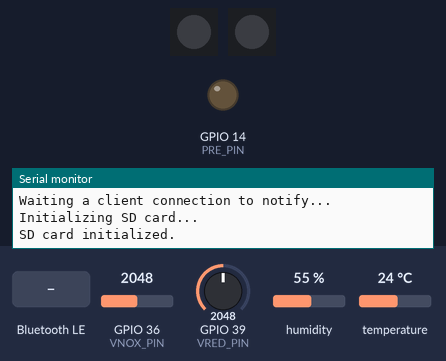
This sketch was run on a simulated ESP32. Parts: 2 × 1 RGB LEDs in strip order, left to right, output pins drawn as LEDs (lit = HIGH), the last lines printed to the serial monitor. The test bench sets the inputs (shaded band); at power-on: GPIO 36 (VNOX_PIN) = 2048, GPIO 39 (VRED_PIN) = 2048, humidity 55 %, temperature 24 °C. Dim RGB values are drawn brighter than linear; storage starts empty; nothing arrives over Bluetooth unless stated; a phone connects over Bluetooth LE 3 s after start.

Above: at 0.9 s.
1.0 s: Bluetooth LE write "3" received
2.5 s: Bluetooth LE write "3" received
At 11.0 s:
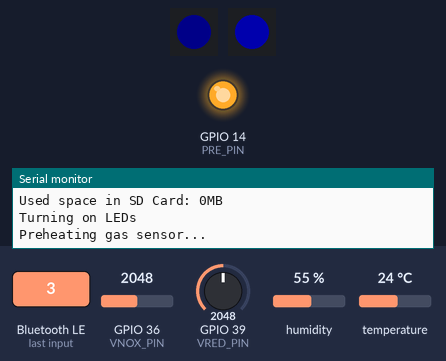
At 50.7 s:
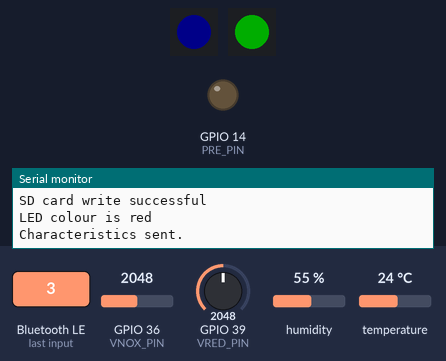
Timing chart, 0 to 51.5 s (numbered marks = the images above; inputs shaded):
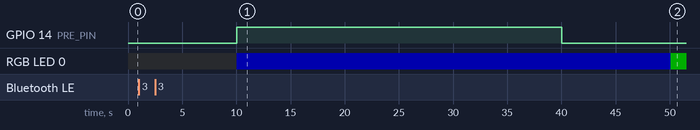

The sketch:

full_code-v4.1.ino
```cpp
#include <BLEDevice.h>
#include <BLEServer.h>
#include <BLEUtils.h>
#include <BLE2902.h>
#include "DHT.h"
#include "SD.h"
#include "SPI.h"
#include "Adafruit_NeoPixel.h"
#include <WiFi.h>  //added to get MAC Address
#include <esp_wifi.h>

String prometeoID;

// Bluetooth Low Energy configuration
BLEServer *pServer = NULL;
BLECharacteristic *pCharacteristic = NULL;
BLECharacteristic *pDateTime = NULL;
BLECharacteristic *pStatusCloud = NULL;
bool deviceConnected = false;
bool oldDeviceConnected = false;
bool sent_to_client = false; // flag to know if we sent the data to the mobile or not
// See the following for generating UUIDs:https://www.uuidgenerator.net/
#define PROMETEO_SERVICE_UUID "2c32fd5f-5082-437e-8501-959d23d3d2fb" // BLE: UUID of the Prometeo Service
#define SENSORS_CHARACTERISTIC_UUID "dcaaccb4-c1d1-4bc4-b406-8f6f45df0208" // BLE: UUID for sensors characteristic(all sensors readings in only one characteristic)
#define DATE_TIME_CHARACTERISTIC_UUID "e39c34e9-d574-47fc-a66e-425cec812aab" // BLE: UUID for the Date and Time characteristic, we are going to get this value from the mobile
#define STATUS_CLOUD_CHARACTERISTIC_UUID "125ad2af-97cd-4f7a-b1e2-5109561f740d" // BLE: UUID for the Status Cloud Color characteristic, we are going to get this value from the mobile

// Global Variables definition
// Variables to put the readings from the sensors
uint32_t preHeatSeconds = 30; //30 second preheat advised
uint32_t measureSeconds = 10; //configurable, 10-60 seconds
float tempValue = 0;
float humValue = 0;
float coValue = 0;
float no2Value = 0;
float tempThreshold = 80; //TODO: ask John/team what threshold is
float coThreshold = 2000; //TODO: don't use voltage but actual equation and values
float no2Threshold = 2000; //TODO: don't use voltage but actual equation and values
float tempArray[10];
float coArray[10];
float no2Array[10];
int arrayIndex = 0;
bool afterFirst10Mins = false;
int colourLED = 0; // 1 - green, 2 - yellow, 3 - red

// sensorValues is the variable where we put readings from all sensors
char sensorValues[40];
String date_time;

//  DHT22 configuration
#define DHTPIN 27     // Digital pin connected to the DHT sensor
#define DHTTYPE DHT22
DHT dht(DHTPIN, DHTTYPE);

//  LED(status) configuration
#define statusLED_PIN    A0 //(ESP32 could be pin #26)
#define connectLED_PIN   A1
#define LED_COUNT  1
#define BRIGHTNESS 50
Adafruit_NeoPixel statusLED(LED_COUNT, statusLED_PIN, NEO_GRBW + NEO_KHZ800);
Adafruit_NeoPixel connectLED(LED_COUNT, connectLED_PIN, NEO_GRBW + NEO_KHZ800);
String status_cloud;

//  SD CARD ChipSelect PIN configuration
#define CS_PIN   33 //4 in some setups, 33 in others

// CJMCU-4541 configuration
#define PRE_PIN          14 // Replace DigitalPin# by the number where the Pre connection of the CJMCU-4514 is connected
#define VNOX_PIN         36 // Replace A3 by the AnalogPin# you are using
#define VRED_PIN         39 // Replace A4 by the AnalogPin# you are using
//analog read
int co=0;
int no2=0;

//Value voltaje
float vco=0;
float vno2=0;

//Value resistencia
float rco=0;
float rno2=0;

//Value Rs/Ro
float conCO=0;
float conNO2=0;

//ppm Calculation
float ppmCO=0;
float ppmNO2=0;


//  Functions Definition

// Needed to know if a device is connected or not (deviceConnected flag)
class MyServerCallbacks: public BLEServerCallbacks
{
      void onConnect(BLEServer* pServer) { deviceConnected = true; };
      void onDisconnect(BLEServer* pServer) { deviceConnected = false; }
};

// With this kind of classes we can identify if the client app is writing a characteristic and we can take actions.
//In this case we get the Date and Time from the mobile app
class MyCallbacksDateTime: public BLECharacteristicCallbacks
{
  void onWrite(BLECharacteristic *pCharacteristic) {
    std::string value = pCharacteristic->getValue();

    if (value.length() > 0) {
      date_time = "";
      for (int i = 0; i < value.length(); i++){
        date_time = date_time + value[i];
      }

      Serial.println("*********");
      Serial.print("Date and Time sent by the Prometeo Mobile App: ");
      Serial.println(date_time);
      Serial.println("*********");
    }
  }
};

// This function is used to get the status color from the mobile
class MyCallbacksStatusCloud: public BLECharacteristicCallbacks
{
  void onWrite(BLECharacteristic *pCharacteristic) {
    std::string value = pCharacteristic->getValue();

    if (value.length() > 0) {
      status_cloud = "";
      for (int i = 0; i < value.length(); i++){
        status_cloud = status_cloud + value[i];
      }

      Serial.println("*********");
      Serial.print("Status Color sent by the Prometeo Mobile App: ");
      Serial.println(status_cloud);
      Serial.println("*********");
    }
  }
};


// Function for reading sensor values and taking average over set seconds
void readSensors()
{
  //Average temp, humidity, and gas values over number of seconds (measureSeconds)
  float sumTemp = 0;
  float sumHum = 0;
  float sumCO = 0;
  float sumNO2 = 0;
  uint32_t count = 0;

  while(count < measureSeconds)
  {
     sumTemp = sumTemp + dht.readTemperature(); //temp in Celsius; for temp in Fahrenheit, use dht.readTemperature(true);
     sumHum = sumHum + dht.readHumidity();


     //Get Data from sensor CJMCU-4541
     co=analogRead(VRED_PIN );
     no2=analogRead(VNOX_PIN);
      //Convert to voltaje
     vco=(3.3*co)/4096;
     vno2=(3.3*no2)/4096;
      //Convert to resist
     rco=47000*((3.3-vco)/vco);//load resistor in red 1ohm
     rno2=((270*(3.3-vno2))/vno2);//load resistor in ox 270ohm
     //Convert to indicator concentration
     conCO= 47000/rco;
     conNO2= 270/rno2;
      //PPM Calculation
      ppmCO=(4.4138*pow(conCO,-1.178));
      ppmNO2= ((-0.0003*(conNO2*conNO2))+(0.1626*conNO2)-0.0217);

      sumCO = sumCO + ppmCO;
      sumNO2 = sumNO2 + ppmNO2;

     delay(1000);
     count++;
  }
  tempValue = sumTemp / count;
  humValue = sumHum / count;
  coValue = sumCO / count;
  no2Value = sumNO2 / count;

  Serial.print("Avg Temperature: ");
  Serial.print(tempValue);
  Serial.print(" # Avg Humidity: ");
  Serial.println(humValue);
  Serial.print("Avg Vco: ");
  Serial.print(coValue);
  Serial.print(" # Avg Vno2: ");
  Serial.println(no2Value);

  // Sprintf with float only works in ESP32, we have to take in account in case we use another processor
  sprintf(sensorValues, "%3.2f %3.2f %3.2f %3.2f", tempValue , humValue, coValue, no2Value);

} //end readSensors()

// Procedure to write the data into the SD Card
// TO-DO: write the values into the SD Card identified by date_time of the first reading. It has to use rotational files
// We have to add the sent_to_client flag when we write the row in the file to know if we sent or not the data
void writeSDCard(fs::FS &fs, const char * path, const char * message)
{
    Serial.printf("Writing file: %s\n", path);

    File file = fs.open(path, FILE_APPEND);
    if(!file){
        Serial.println("Failed to open file for writing");
        return;
    }
    if(file.println(message)){

        Serial.println("File written");
    } else {
        Serial.println("Write failed");
    }
    file.close();
    Serial.println("SD card write successful");
} //end writeSDCard()


void updateStatusLED()
{
  //Update array values with new data
  tempArray[arrayIndex] = tempValue;
  coArray[arrayIndex] = coValue;
  no2Array[arrayIndex] = no2Value;

  //Get new averages
  float tempSum = 0;
  float coSum = 0;
  float no2Sum = 0;

  if(afterFirst10Mins)
  {
    for(int i=0; i<10; i++)
    {
      tempSum += tempArray[i];
      coSum += coArray[i];
      no2Sum += no2Array[i];
    }

    float tempAvg = tempSum/10;
    float coAvg = coSum/10;
    float no2Avg = no2Sum/10;

    Serial.print("Temp 10min Avg:");
    Serial.print(tempAvg);
    Serial.print(" CO 10min Avg:");
    Serial.print(coAvg);
    Serial.print(" NO2 10min Avg:");
    Serial.println(no2Avg);

    //Check averages against thresholds
    if((tempAvg > tempThreshold) || (coAvg > coThreshold) || (no2Avg > no2Threshold))
    {
      Serial.println("Value over threshold, display red LED");
      colourLED = 3; // 1 - green, 2 - yellow, 3 - red
    }
    else colourLED = 1; // green
  }

  if(deviceConnected) // the mobile app has priority
  {
       colourLED = status_cloud.toInt();   // 1 - green, 2 - yellow, 3 - red
  }

  //Change LED colors
  switch(colourLED) {
      case 3:  // red
          statusLED.setPixelColor(0, statusLED.Color(0, 255, 0)); // Red
          statusLED.show();
          Serial.println("LED colour is red");
          break;
      case 2: // yellow
          statusLED.setPixelColor(0, statusLED.Color(255, 255, 0)); //Yellow?
          statusLED.show();
          Serial.println("LED colour is yellow");
          break;
      case 1: // green
          statusLED.setPixelColor(0, statusLED.Color(255, 0, 0)); // Green
          statusLED.show();
          Serial.println("LED colour is green");
          break;

  }


  //Update array index
  if(arrayIndex < 9)
  {
    arrayIndex++;
  }
  else
  {
    arrayIndex = 0;
    afterFirst10Mins = true;
  }

} //end updateStatusLED()

//initial setup
void setup()
{
  Serial.println("Initial setup - begin");
  Serial.begin(115200);

  //Define Prometeo ID including MAC Address
  prometeoID = "Prometeo-" + WiFi.macAddress();
  Serial.println("This device is " + prometeoID);

  // Create the BLE Device
  BLEDevice::init(prometeoID.c_str());
  pServer = BLEDevice::createServer(); // Create the BLE Server
  pServer->setCallbacks(new MyServerCallbacks());
  BLEService *pService = pServer->createService( PROMETEO_SERVICE_UUID ); // Create the BLE Service
  // Create a BLE Characteristic for the sensors readings
  pCharacteristic = pService->createCharacteristic( SENSORS_CHARACTERISTIC_UUID, BLECharacteristic::PROPERTY_READ | BLECharacteristic::PROPERTY_NOTIFY | BLECharacteristic::PROPERTY_INDICATE );
  // Create a BLE Characteristic for the date and time, it has a PROPERTY_WRITE because we expect the mobile to write this characteristic
  pDateTime = pService->createCharacteristic( DATE_TIME_CHARACTERISTIC_UUID, BLECharacteristic::PROPERTY_WRITE );
  pDateTime->setCallbacks(new MyCallbacksDateTime()); // Here we indicate the callback function that we'll be called when the Mobile will write the date and time characteristic

  // Create a BLE Characteristic for the status color from the cloud, it has a PROPERTY_WRITE because we expect the mobile to write this characteristic
  pStatusCloud = pService->createCharacteristic( STATUS_CLOUD_CHARACTERISTIC_UUID, BLECharacteristic::PROPERTY_WRITE );
  pStatusCloud->setCallbacks(new MyCallbacksStatusCloud()); // Here we indicate the callback function that we'll be called when the Mobile will write the date and time characteristic


  pCharacteristic->addDescriptor(new BLE2902()); // Create BLE Descriptors
  pDateTime->addDescriptor(new BLE2902());
  pStatusCloud->addDescriptor(new BLE2902());

  // Start the service
  pService->start();

  // Start advertising
  BLEAdvertising *pAdvertising = BLEDevice::getAdvertising();
  pAdvertising->addServiceUUID(PROMETEO_SERVICE_UUID);
  pAdvertising->setScanResponse(false);
  pAdvertising->setMinPreferred(0x0);     // set value to 0x00 to not advertise this parameter
  BLEDevice::startAdvertising();

  Serial.println("Waiting a client connection to notify...");

  // Initialize SD card...
  Serial.println("Initializing SD card...");
  if(!SD.begin(CS_PIN)) //
  {
    Serial.println("SD card initialization failed!");
    while (1);
  }
  Serial.println("SD card initialized.");

  // TODO: Name file according to timestamp

  uint8_t cardType = SD.cardType();
  delay(5000);

  Serial.print("SD Card Type: ");
  if(cardType == CARD_MMC){
      Serial.println("MMC");
  } else if(cardType == CARD_SD){
      Serial.println("SDSC");
  } else if(cardType == CARD_SDHC){
      Serial.println("SDHC");
  } else if(cardType == CARD_NONE) {
     Serial.println("No SD card attached");
  } else {
      Serial.println("UNKNOWN");
  }

  uint64_t cardSize = SD.cardSize() / (1024 * 1024);
  Serial.printf("SD Card Size: %lluMB\n", cardSize);
  delay(5000);

  Serial.printf("Total space of SD Card: %lluMB\n", SD.totalBytes() / (1024 * 1024));
  Serial.printf("Used space in SD Card: %lluMB\n", SD.usedBytes() / (1024 * 1024));

  // Turn on LED
  Serial.println("Turning on LEDs");
  connectLED.begin();           // INITIALIZE NeoPixel strip object (REQUIRED)
  statusLED.begin();           // INITIALIZE NeoPixel strip object (REQUIRED)

  connectLED.setPixelColor(0, connectLED.Color(0, 0, 255)); // Blue
  connectLED.setBrightness(10); // Set BRIGHTNESS low
  connectLED.show();

  statusLED.setPixelColor(0, statusLED.Color(0, 0, 255)); // Blue
  statusLED.setBrightness(50); // Set BRIGHTNESS to about 1/5 (max = 255)
  statusLED.show();

  // Turn on dht22 temp/hum sensor
  dht.begin();

  // set up MiCS-4514 gas sensor
  pinMode(PRE_PIN, OUTPUT); //set preheat pin

  //Preheat gas sensor
  Serial.println("Preheating gas sensor...");
  digitalWrite(PRE_PIN, 1);
  int count = 0;
  while(count < preHeatSeconds)
  {
     delay(1000);
     count++;
  }
  digitalWrite(PRE_PIN, 0);
  Serial.println("Gas sensor preheated.");

  Serial.println("Finished initial setup");
  Serial.println("");

}// end setup()

void loop()
{
  Serial.println("loop - begin");

  // We read the different sensor values
  readSensors();

  // Flag to know if we sent the data to the mobile, so we can store this flag in the SD Card. In case the row in the file in the SD Card has this value false, we can send later
  sent_to_client = false;

  if (deviceConnected)
  {
    pCharacteristic->setValue(sensorValues);

    // We send a notification to the client that is connected (our Prometeo mobile app)
    pCharacteristic->notify();

    // We put the flag true to know that we sent this data
    sent_to_client = true;
    writeSDCard(SD, "/sensorsReadingData.txt", date_time.c_str()); //Writing date and time in SD card before sensorReading DataLog
    connectLED.show();
  }
  else
  {
    Serial.println("Bluetooth not connected");
    connectLED.setPixelColor(0, connectLED.Color(0, 0, 255)); // Blue
    connectLED.setBrightness(10); // Set BRIGHTNESS low
    connectLED.show();
  }

  // disconnecting
  if (!deviceConnected && oldDeviceConnected) {
      delay(500); // give the bluetooth stack the chance to get things ready
      pServer->startAdvertising(); // restart advertising
      Serial.println("start advertising");
      oldDeviceConnected = deviceConnected;
  }

  // connecting
  if (deviceConnected && !oldDeviceConnected) {
      // do stuff here on connecting
      oldDeviceConnected = deviceConnected;
  }

  // Always write in the SD Card, if there is a Prometeo mobile app connected then we can put a flag to now that the data was sent to the mobile (so, we don't have to send again)
  if (sent_to_client)
    Serial.print("SENT TO MOBILE: ");
  else
    Serial.print("NOT SENT TO MOBILE: ");

  Serial.println(sensorValues);

  writeSDCard(SD, "/sensorsReadingData.txt", sensorValues);

  //update LED color based on thresholds
  updateStatusLED();


  Serial.println("Characteristics sent.");

  uint32_t delaySeconds = (60-measureSeconds)*1000;
  delay(delaySeconds);
  Serial.println("loop - end");
  Serial.println(" ");

}//end loop
```
